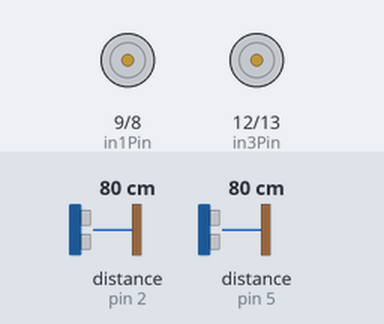
The sketch below on a simulated Arduino Uno, built with avr-gcc and run on an emulated ATmega328P. Parts: motor-driver pin pairs drawn as motors (green arrow = first pin HIGH = forward, orange = second pin HIGH = backward, longer = more drive, scaled by the enable pin). Wiring (inferred from the names in the program): 2 × ultrasonic range finder: trigger pin 3, echo pin 2 / trigger pin 4, echo pin 5. Inputs (shaded band) come from the test bench; at power-on: distance to the obstacle (sensors on pin 2, pin 5) 80 cm. The echo pulse lasts 58.3 µs per cm.

Above: at 0.1 s.
At 2.13 s:
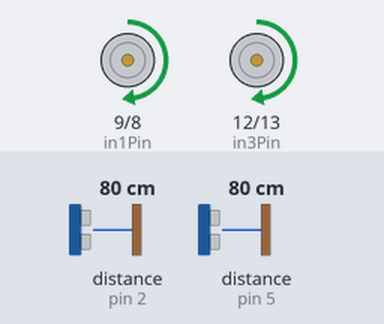
Timing chart, 0 to 3.7 s (numbered marks = the images above):
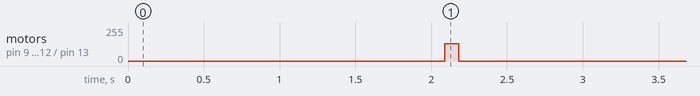

Measured:
- by itself, motor on pin 9 (in1Pin) / pin 8 (in2Pin), motor on pin 12 (in3Pin) / pin 13 (in4Pin): stopped → forward 128/255 at 2.1 s, → stopped 0.09 s later

The sketch:

suicidebot.ino
```cpp
int enable1Pin = 10;
int in1Pin = 9;
int in2Pin = 8;

int enable2Pin = 11;
int in3Pin = 12;
int in4Pin = 13;


const int echoPin =2;
const int trigPin =3;
long duration;
long cm = 100;
long cm2 = 0;

const int echoPin2 = 5;
const int trigPin2 = 4;


boolean turn = false;
int speed = 128;
boolean start = true;
boolean stop = false;

void setup()
{
  pinMode(in1Pin, OUTPUT);
  pinMode(in2Pin, OUTPUT);
  pinMode(enable1Pin, OUTPUT);

  pinMode(in3Pin, OUTPUT);
  pinMode(in4Pin, OUTPUT);
  pinMode(enable2Pin, OUTPUT);


  pinMode(trigPin,OUTPUT);
  pinMode(echoPin,INPUT);

    pinMode(trigPin2,OUTPUT);
  pinMode(echoPin2,INPUT);

}

void loop()
{

  digitalWrite(trigPin2,LOW);
  delayMicroseconds(5);
  digitalWrite(trigPin2,HIGH);
  delayMicroseconds(20);
  digitalWrite(trigPin2,LOW);

  pinMode(echoPin2,INPUT);
  duration = pulseIn(echoPin2,HIGH);
  cm2 =microsecondsToCentimeters(duration);
  if (cm2 > 10) {
      stop = true;
    }
  digitalWrite(trigPin,LOW);
  delayMicroseconds(5);
  digitalWrite(trigPin,HIGH);
  delayMicroseconds(20);
  digitalWrite(trigPin,LOW);

  pinMode(echoPin,INPUT);
  duration = pulseIn(echoPin,HIGH);
  cm =microsecondsToCentimeters(duration);
  delay(80);
  if (stop) {
    setMotor(0,true);
  }
  if (!stop && cm < 20 && !turn) {
    turn = true;
    setMotor(speed, turn);
    }
  if (!stop && (cm > 20 && turn) || start){
  turn = false;
    setMotor(speed, turn);
    }

  start = false;

}

void setMotor(int speed, boolean turn)
{
  digitalWrite(enable1Pin, 0);
  digitalWrite(enable2Pin, 0);
  delay(1000);

  analogWrite(enable1Pin, speed);
  digitalWrite(in1Pin, true);
  digitalWrite(in2Pin, false);

  analogWrite(enable2Pin, speed);
  digitalWrite(in3Pin, ! turn);
  digitalWrite(in4Pin, turn);
}


long microsecondsToCentimeters(long microseconds){
return microseconds /29/2;}
```
